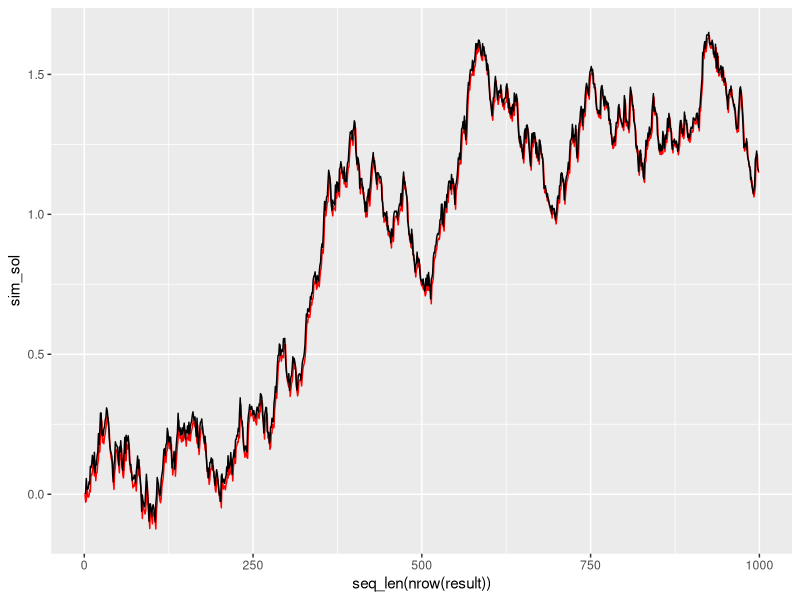

The R source for this figure:


sim_BM <- function(T_, delta) {
  tmesh <- seq(from = 0, to = T_, by = delta)
  N <- length(tmesh)
  step <- delta
  Norm <- rnorm(N)
  B <- c(0,cumsum(sqrt(step) * Norm[-length(Norm)]))
  output <- data.frame(B = B, Norm = Norm)
  return(output)
  # plot(x = tmesh, y = B, type = "l")
}



b <- function(t, X_t) {
  -X_t
}

sigma <- function(t, X_t) {
  1
}

Euler_scheme <- function(delta, T_ = 1, b, sigma, x_0 = 0) {
  N_n <- ceiling(T_ / delta)
  tmesh <- seq(from = 0, to = T_, by = delta)
  sim_BM_result <- sim_BM(T_, delta)
  B <- sim_BM_result$B
  Norm <- sim_BM_result$Norm
  X <- c(x_0)
  X_2 <- c(x_0)
  step <- delta * T_
  for (k in 2:(N_n-1)) {
    X[k] <- X[k-1] + b(k,X[k-1])*step + sigma(k,X[k-1])*(B[k] - B[k-1])
    X_2[k] <- exp(-step) * X_2[k-1] + sqrt(-1/2 * (1- exp(2*step))) * Norm[k]
  }
  output <- data.frame(sim_sol = X, real_sol = X_2)
  return(output)
}

set.seed(2)

result <- Euler_scheme(delta = 1/1000, T_ = 1, b = b, sigma = sigma, x_0 = 0)
result

library(tidyverse)

ggplot(data = result, aes(x=seq_len(nrow(result)), y = sim_sol)) +
  geom_line(color = "red") +
  geom_line(aes(x=seq_len(nrow(result)), y = real_sol))

# plot.ts(result)
